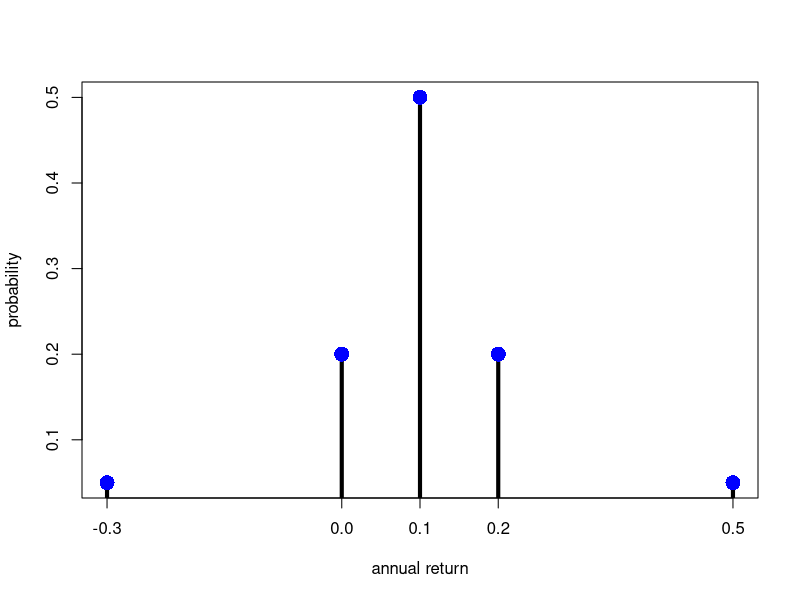
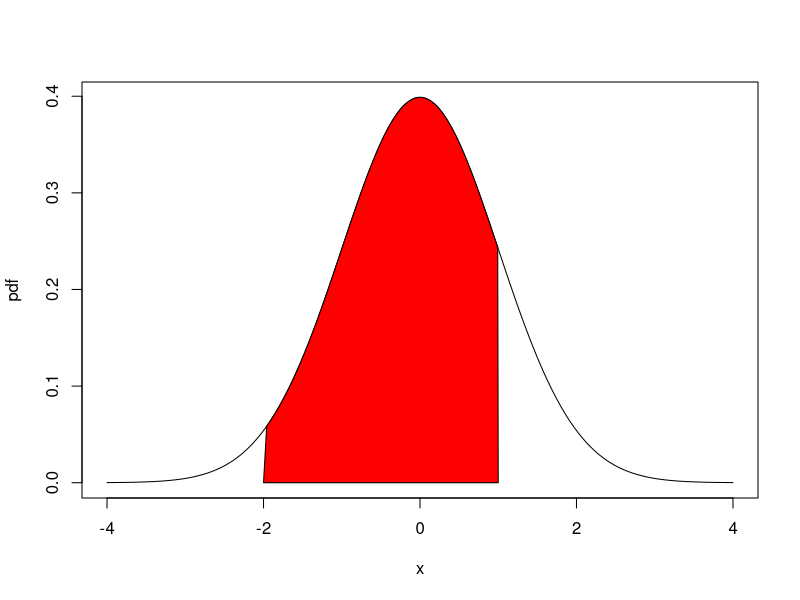
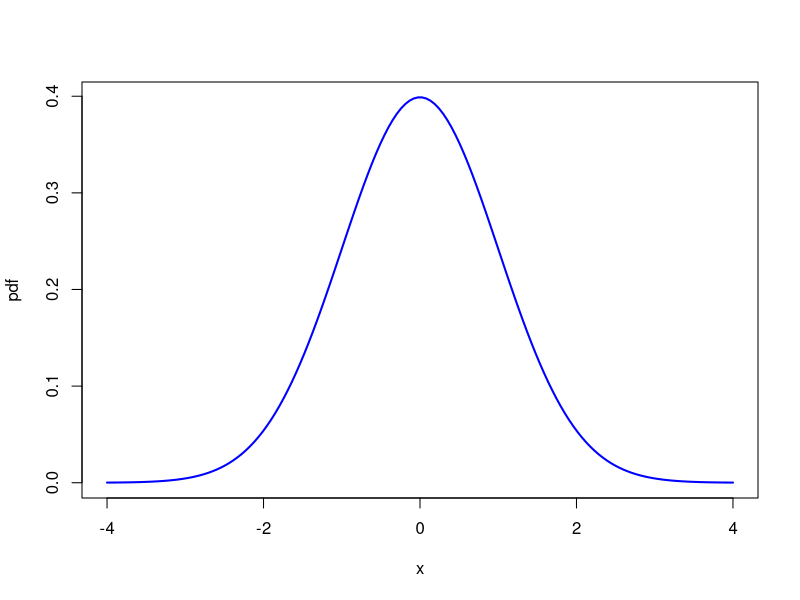
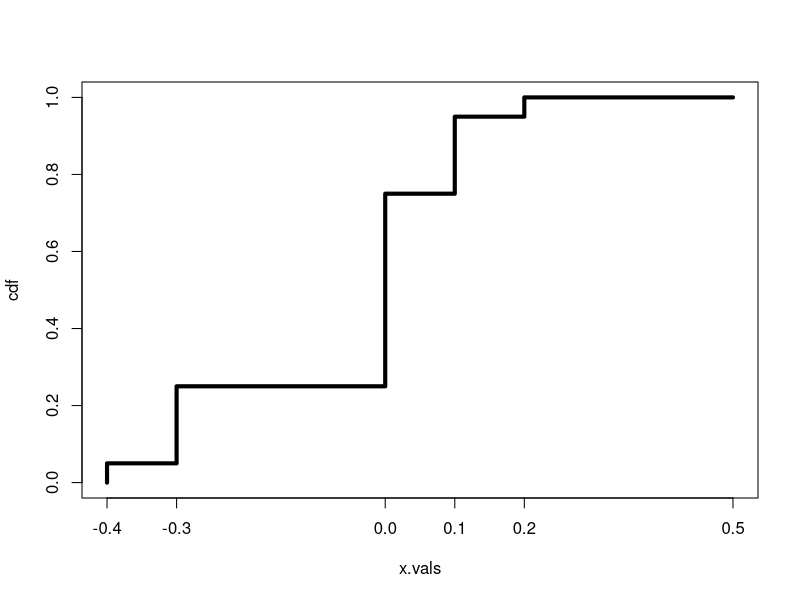
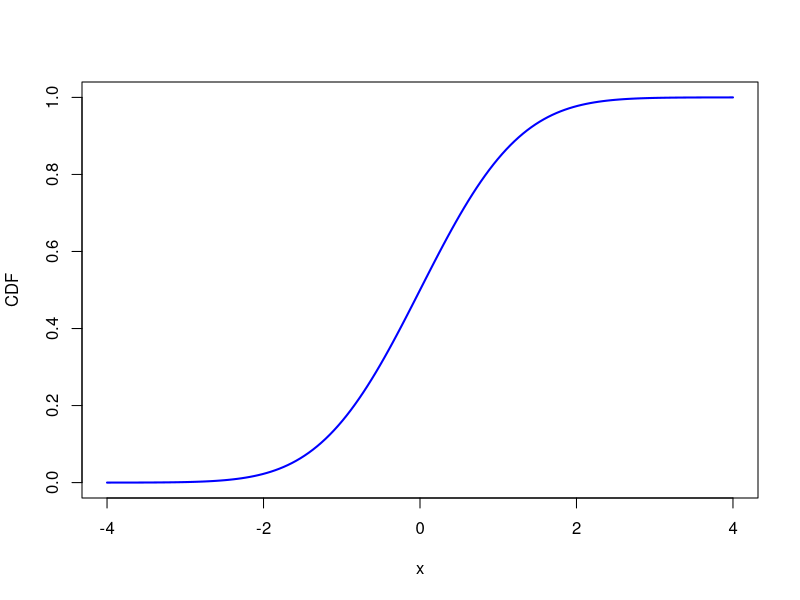
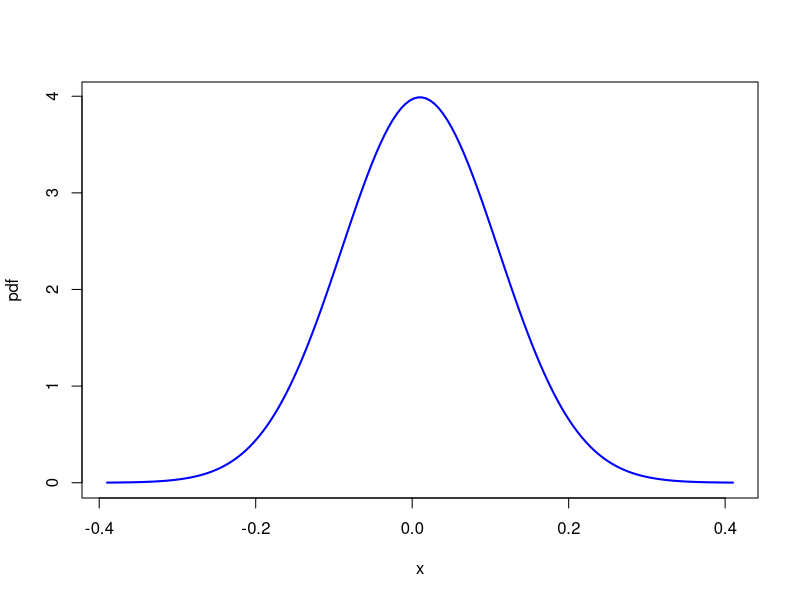
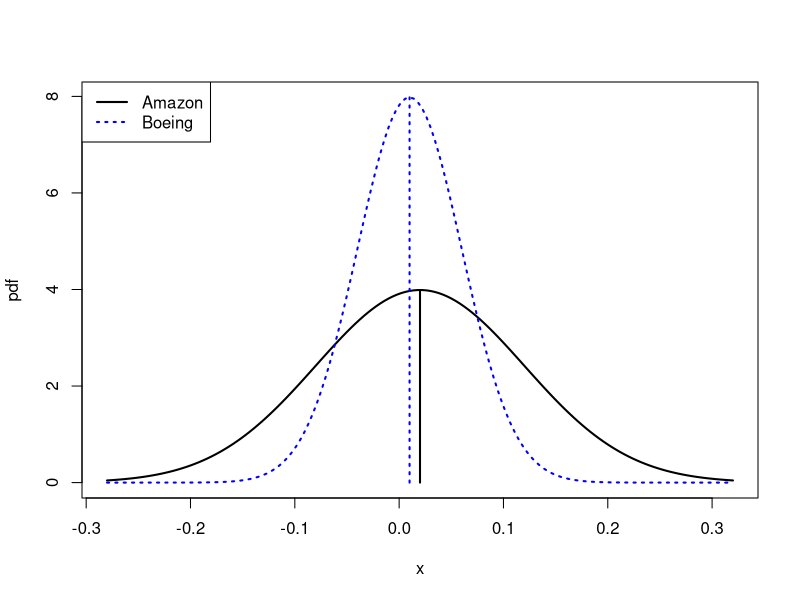
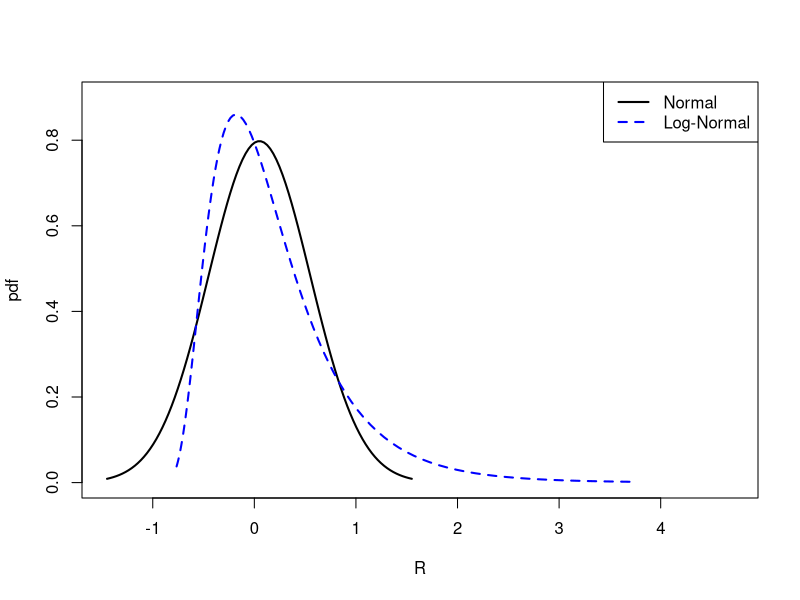

Here is the R script that generated these plots, in order:
## ---- chunk 1
#| include: false
options(digits=3)
library(mvtnorm)
library(sn)
## ---- chunk 2
#| label: fig-ProbRevMsftDiscreteDistn
#| echo: true
#| fig-cap: Discrete distribution for Microsoft stock.
#| out-width: 80%
#| fig-asp: 0.75
#| fig-align: center

r.msft = c(-0.3, 0, 0.1, 0.2, 0.5)
prob.vals = c(0.05, 0.20, 0.50, 0.20, 0.05)
plot(r.msft, prob.vals, type="h", lwd=4, xlab="annual return", 
     ylab="probability", xaxt="n")
points(r.msft, prob.vals, pch=16, cex=2, col="blue")
axis(1, at=r.msft)
## ---- chunk 3
#| label: fig-ProbReviewAreaUnderCurve
#| echo: false
#| fig-cap: $Pr(-2 \leq X \leq 1)$ is represented by the area under the probability curve.
#| out-width: 80%
#| fig-asp: 0.75
#| fig-align: center

lb = -2
ub = 1
x.vals = seq(-4, 4, length=150)
d.vals = dnorm(x.vals)
plot(x.vals, d.vals, type="l", xlab="x", ylab="pdf")
i = x.vals >= lb & x.vals <= ub
# add shaded region between -2 and 1
polygon(c(lb, x.vals[i], ub), c(0, d.vals[i], 0), col="red")
## ---- chunk 4
#| label: fig-probReviewStdNormalDensity
#| echo: false
#| fig-cap: Standard normal density.
#| out-width: 80%
#| fig-asp: 0.75
#| fig-align: center

x.vals = seq(-4, 4, length=150)
plot(x.vals, dnorm(x.vals), type="l", lwd=2, col="blue", xlab="x", ylab="pdf")
## ---- chunk 5
#| label: fig-figProbReviewDiscreteCDF
#| echo: false
#| fig-cap: CDF of Discrete Distribution for Microsoft Stock Return.
#| out-width: 80%
#| fig-asp: 0.75
#| fig-align: center

cdf = c(0, 0.05, 0.25, 0.75, 0.95, 1)
x.vals = c(-0.4, -0.3, 0, 0.1, 0.2, 0.5)
plot(x.vals, cdf, lwd=4, type="S", xaxt="n")
axis(1, at=x.vals)
## ---- chunk 6
#| label: fig-probReviewStdNormalCdf
#| echo: false
#| fig-cap: Standard normal cdf $\Phi(x)$.
#| out-width: 80%
#| fig-asp: 0.75
#| fig-align: center

x.vals = seq(-4, 4, length=150)
plot(x.vals, pnorm(x.vals), type="l", lwd=2, col="blue", xlab="x", ylab="CDF")
## ---- chunk 7
#| echo: true

pnorm(-2)
## ---- chunk 8
#| echo: true

pnorm(2) - pnorm(-1)
## ---- chunk 9
#| echo: true

pnorm(1) - pnorm(-1)
pnorm(2) - pnorm(-2)
pnorm(3) - pnorm(-3)
## ---- chunk 10
#| label: fig-ProbReviewNormalReturns
#| echo: true
#| fig-cap: 'Normal distribution for the monthly returns on Microsoft: $R\sim N(0.01,(0.10)^{2})$.'
#| out-width: 80%
#| fig-asp: 0.75
#| fig-align: center

mu.r = 0.01
sd.r = 0.1
x.vals = seq(-4, 4, length=150)*sd.r + mu.r
plot(x.vals, dnorm(x.vals, mean=mu.r, sd=sd.r), type="l", lwd=2, 
     col="blue", xlab="x", ylab="pdf")
## ---- chunk 11
#| echo: true

pnorm(-0.5, mean=0.01, sd=0.1)
pnorm(0, mean=0.01, sd=0.1)
1 - pnorm(0.5, mean=0.01, sd=0.1)
1 - pnorm(1, mean=0.01, sd=0.1)
## ---- chunk 12
#| echo: true

a.vals = c(0.01, 0.05, 0.95, 0.99)
qnorm(a.vals, mean=0.01, sd=0.10)
## ---- chunk 13
pnorm(-0.1, 0.02, 0.1)
## ---- chunk 14
pnorm(-0.1, 0.01, 0.05)
## ---- chunk 15
#| label: fig-probreviewRiskReturn
#| echo: false
#| fig-cap: Risk-return tradeoff between one-month investments in Amazon and Boeing stock.
#| out-width: 80%
#| fig-asp: 0.75
#| fig-align: center
mu.r = 0.02
sd.r = 0.10
x.vals = seq(-3, 3, length=150)*sd.r + mu.r
plot(x.vals, dnorm(x.vals, mean=mu.r, sd=sd.r), type="l", lwd=2, 
     ylim=c(0, max(dnorm(x.vals, mean=0.01, sd=0.05))),
     col="black", xlab="x", ylab="pdf")
points(x.vals, dnorm(x.vals, mean=0.01, sd=0.05), type="l", lwd=2,
       col="blue", lty="dotted")
segments(0.02, 0, 0.02, dnorm(0.02, mean=0.02, sd=0.1), lwd=2)
segments(0.01, 0, 0.01, dnorm(0.01, mean=0.01, sd=0.05), lwd=2, 
         col="blue", lty="dotted")
legend(x="topleft", legend=c("Amazon", "Boeing"), lwd=2,
       col=c("black", "blue"), lty=c("solid","dotted"))
## ---- chunk 16
#| label: fig-figNormalLognormal
#| echo: false
#| fig-cap: Normal distribution for $r_{t}$ and log-normal distribution for $R_{t}=e^{r_{t}}-1$.
#| out-width: 80%
#| fig-asp: 0.75
#| fig-align: center

mu.x = 0.05
sd.x = 0.5
x.vals = seq(from=(mu.x - 3*sd.x), to=(mu.x + 3*sd.x), length = 100)
plot(x.vals, dnorm(x.vals, mean=mu.x, sd=sd.x), type="l", lwd=2, 
     xlim = c(min(x.vals), max(exp(x.vals))),
     ylim = c(0, 0.9),
     xlab="R", ylab="pdf")
points(exp(x.vals)-1, dlnorm(exp(x.vals), mean=mu.x, sd=sd.x), type="l", 
       lwd = 2, col="blue", lty="dashed",
     xlab="1 + R", ylab="density", main="Log-Normal(0.05, (0.5)^2)")
legend(x="topright", legend=c("Normal", "Log-Normal"), lwd=2,
       col=c("black", "blue"), lty = c("solid", "dashed"))
## ---- chunk 17
#| label: fig-ProbReviewSkewedPdfs
#| echo: false
#| fig-cap: Skewed distributions.
#| out-width: 80%
#| fig-asp: 0.75
#| fig-align: center

suppressPackageStartupMessages(library(sn))
par(mfrow=c(1,2)) 
# plot positive skewed distribution 
x.vals = seq(-1, 4, length.out=100) 
plot(x.vals, dsn(x.vals, xi=0, omega=1, alpha=5), main="Positively Skewed Distribution",       
     type="l", lwd=2, col="blue", xlab="X", ylab="pdf")
# plot negatively skewed distribution 
x.vals = seq(-4, 1, length.out=100) 
plot(x.vals, dsn(x.vals, xi=0, omega=1, alpha=-5), main="Negatively Skewed Distribution",       
     type="l", lwd=2, col="blue", xlab="X", ylab="pdf") 
par(mfrow=c(1,1))
## ---- chunk 18
#| label: fig-ProbReviewStudentT
#| echo: false
#| fig-cap: Student's t density with $v=1,5,10$ and $60$.
#| out-width: 80%
#| fig-asp: 0.75
#| fig-align: center

x.vals = seq(-5, 5, length=100)
ub = max( c(dt(0, df=c(1,5,10,60)), dnorm(0)) )
plot(x.vals, dt(x.vals, df=1), type="l", lwd=2, ylim=c(0, ub), ylab="pdf", xlab="x")
points(x.vals, dt(x.vals, df=5), type="l", lwd=2, lty=2, col=2)
points(x.vals, dt(x.vals, df=10), type="l", lwd=2, lty=3, col=3)
points(x.vals, dt(x.vals, df=60), type="l", lwd=2, lty=4, col=4)
legend(x="topleft", legend=paste("v=", c(1,5,10,60), sep=""), lty=1:4, col=1:4, lwd=2)
## ---- chunk 19
#| echo: true
v = c(1, 2, 5, 10, 60, 100, Inf)
qt(0.01, df=v)
## ---- chunk 20
#| echo: true
pt(-3, df=v)
## ---- chunk 21
#| echo: true

mu.R = 0.05
sd.R = 0.10
w0 = 10000
q.01.R = mu.R + sd.R*qnorm(0.01)
q.05.R = mu.R + sd.R*qnorm(0.05)
VaR.01 = -q.01.R*w0
VaR.05 = -q.05.R*w0
VaR.01
VaR.05
## ---- chunk 22
#| echo: true

mu.r = 0.05
sd.r = 0.10
q.01.R = exp(mu.r + sd.r*qnorm(0.01)) - 1
q.05.R = exp(mu.r + sd.r*qnorm(0.05)) - 1
VaR.01 = -q.01.R*w0
VaR.05 = -q.05.R*w0
VaR.01
VaR.05
## ---- chunk 23
#| label: fig-figProbReviewDiscreteRegression
#| echo: false
#| fig-cap: Regression function $E[Y|X=x]$ from discrete bivariate distribution.
#| out-width: 80%
#| fig-asp: 0.75
#| fig-align: center
# discrete distributions
x.probs = matrix(c(1/8,3/8,3/8,1/8,
                   2/8,4/8,2/8,0,
                   0,2/8,4/8,2/8), 4, 3)
y.probs = matrix(c(1/2,1/2,
                   1, 0,
                   2/3,1/3,
                   1/3,2/3,
                   0,1), 2, 5)       
x.vals = 0:3
y.vals = 0:1

mu.x = sum(x.probs[,1] *x.vals)
mu.x.y0 = sum(x.probs[,2] *x.vals)
mu.x.y1 = sum(x.probs[,3] *x.vals)

var.x = sum(x.probs[,1] *x.vals^2) - mu.x^2
var.x.y0 = sum(x.probs[,2] *x.vals^2) - mu.x.y0^2
var.x.y1 = sum(x.probs[,3] *x.vals^2) - mu.x.y1^2

mu.y = sum(y.probs[,1] *y.vals)
mu.y.x0 = sum(y.probs[,2] *y.vals)
mu.y.x1 = sum(y.probs[,3] *y.vals)
mu.y.x2 = sum(y.probs[,4] *y.vals)
mu.y.x3 = sum(y.probs[,5] *y.vals)

var.y = sum(y.probs[,1] *y.vals^2) - mu.y^2
var.y.x0 = sum(y.probs[,2] *y.vals^2) - mu.y.x0^2
var.y.x1 = sum(y.probs[,3] *y.vals^2) - mu.y.x1^2
var.y.x2 = sum(y.probs[,4] *y.vals^2) - mu.y.x2^2
var.y.x3 = sum(y.probs[,5] *y.vals^2) - mu.y.x3^2

# plot regression function of y on x

plot(x.vals, c(mu.y.x0, mu.y.x1, mu.y.x2, mu.y.x3), type="b", lwd=2,
     xlab = "x", ylab="E[Y|X=x]", col="blue")
## ---- chunk 24
#| echo: true
pmvnorm(lower=c(-1, -1), upper=c(1, 1))
## ---- chunk 25
#| label: fig-ProbReviewCovariancePlots
#| echo: false
#| fig-cap: Probability scatterplots illustrating dependence between $X$ and $Y$.
#| out-width: 80%
#| fig-asp: 1.25
#| fig-align: center
#| fig-width: 7
#| fig-height: 7

# create 6 scatterplots to illustrate covariance and correlation
par(mfrow=c(3,2)) 
set.seed(123) 
sigma = matrix(c(1, 0, 0, 1), 2, 2) 
x.mat = rmvnorm(50, sigma=sigma) 
plot(x.mat, pch = 16, main="(a)", cex=1.5, col="blue",xlab="x", ylab="y",      
     xlim=c(-1.5, 1.5), ylim=c(-2,2)) 
# panel (b): cor(x,y) = 1 
set.seed(123) 
sigma = matrix(c(1, 1, 1, 1), 2, 2) 
x.mat = rmvnorm(50, sigma=sigma) 
plot(x.mat, pch = 16, main="(b)",cex=1.5, col="blue",xlab="x", ylab="y",      
     xlim=c(-1.5, 1.5), ylim=c(-2,2)) 
# panel (c): cor(x,y) = -1 
sigma = matrix(c(1, -1, -1, 1), 2, 2) 
set.seed(123) 
x.mat = rmvnorm(50, sigma=sigma) 
plot(x.mat, pch = 16, main="(c)",cex=1.5, col="blue",xlab="x", ylab="y",      
     xlim=c(-1.5, 1.5), ylim=c(-2,2)) 
# panel (d): cor(x,y) > 0 
sigma = matrix(c(1, 0.75, 0.75, 1), 2, 2) 
set.seed(123) 
x.mat = rmvnorm(50, sigma=sigma) 
plot(x.mat, pch = 16, main="(d)",cex=1.5, col="blue",xlab="x", ylab="y",      
     xlim=c(-1.5, 1.5), ylim=c(-2,2)) 
# panel (e): cor(x,y) > 0 
sigma = matrix(c(1, -0.75, -0.75, 1), 2, 2) 
set.seed(123) 
x.mat = rmvnorm(50, sigma=sigma) 
plot(x.mat, pch = 16, main="(e)",cex=1.5, col="blue",xlab="x", ylab="y",      
     xlim=c(-1.5, 1.5), ylim=c(-2,2)) 
# panel (f): nonlinear 
sigma = matrix(c(0.5, 0, 0, 0.1), 2, 2) 
set.seed(123) 
x.mat = rmvnorm(50, sigma=sigma) 
x = x.mat[, 1] 
y = x^2 + x.mat[, 2] 
plot(x, y, pch = 16, main="(f)",cex=1.5, col="blue",xlab="x", ylab="y",      
     xlim=c(-1.5, 1.5), ylim=c(-2,2)) 
par(mfrow=c(1,1)) 
## ---- chunk 26
#| label: fig-ProbReviewCovariance
#| echo: false
#| fig-cap: Probability scatterplot of discrete distribution with positive covariance.
#|   Each pair $(X,Y)$ occurs with equal probability.
#| out-width: 80%
#| fig-asp: 1
#| fig-align: center

# Create plot to illustrate covariance calculation
sigma = matrix(c(1, 0.7, 0.7, 1), 2, 2)
set.seed(123)
x.mat = rmvnorm(20, sigma=sigma)
x = x.mat[, 1]
y = x.mat[, 2]
# define 4 quandrants 
q1 = (x < 0 & y > 0)
q2 = (x > 0 & y > 0)
q3 = (x < 0 & y < 0)
q4 = (x > 0 & y < 0)
# vector of plotting symbols
pch.vals = rep(16, 20)    # filled circles
pch.vals[q2] = 15         # filled squares
pch.vals[q3] = 17         # filled triangles
pch.vals[q4] = 18         # filled diamonds
col.vals = rep("black", 20)
col.vals[q2] = "blue"
col.vals[q3] = "red"
col.vals[q4] = "green"
plot(x, y, cex = 1.5, pch=pch.vals, col=col.vals,
     main = "Cov(x, y) > 0", xlim=c(-1.5, 1.5),
     xlab = expression(x - mu[x]), ylab = expression(y - mu[y]))
abline(h=0, v=0, lwd=2)
# 1st quadrant 
text(-1.5, 1.6, labels="QI") 
text(-1.35, 1.45, labels=expression(x - mu[x] < 0)) 
text(-1.35, 1.30, labels=expression(y - mu[y] > 0)) 
# 2nd quadrant 
text(0.15, 1.6, labels="QII") 
text(0.4, 1.45, labels=expression(x - mu[x] > 0)) 
text(0.4, 1.30, labels=expression(y - mu[y] > 0)) 
# 3rd quadrant 
text(-1.5, -0.2, labels="QIII") 
text(-1.35, -0.35, labels=expression(x - mu[x] < 0)) 
text(-1.35, -0.5, labels=expression(y - mu[y] < 0)) 
# 4th quadrant 
text(0.15, -0.2, labels="QIV") 
text(0.4, -0.35, labels=expression(x - mu[x] > 0)) 
text(0.4, -0.5, labels=expression(y - mu[y] < 0))
## ---- chunk 27
#| echo: true

sigma = matrix(c(1, 0.5, 0.5, 1), 2, 2)
## ---- chunk 28
#| echo: true

x = seq(-3, 3, length=25)
y = seq(-3, 3, length=25)
## ---- chunk 29
#| echo: true

# function to evaluate bivariate normal pdf on grid
bv.norm <- function(x, y, sigma) {
  z = cbind(x,y)
  return(dmvnorm(z, sigma=sigma))
}
# use outer function to evaluate pdf on 2D grid of x-y values
fxy = outer(x, y, bv.norm, sigma)
## ---- chunk 30
#| label: fig-ProbReviewBivariateNormal
#| echo: true
#| fig-cap: Bivariate normal pdf with $\mu_{X}=\mu_{Y}=0$, $\sigma_{X}\sigma_{Y}=1$ and
#|   $\rho=0.5$.
#| out-width: 80%
#| fig-asp: 0.75
#| fig-align: center

persp(x, y, fxy, theta=60, phi=30, expand=0.5, ticktype="detailed", 
      zlab="f(x,y)",col="grey")
